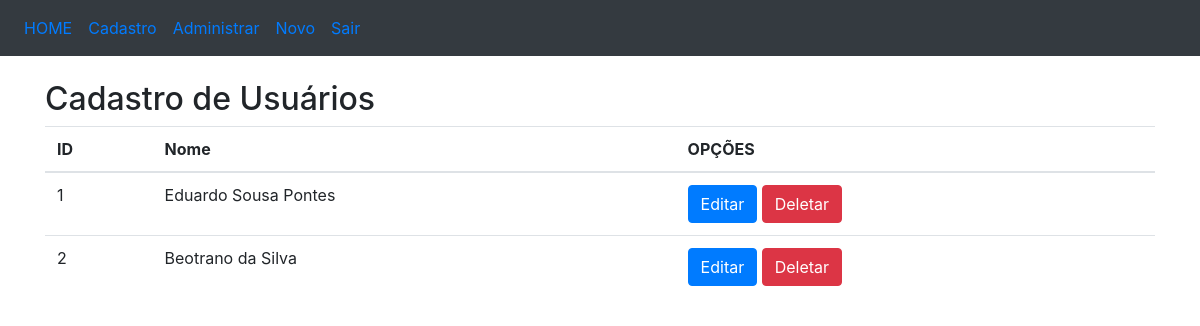
/usuarios/, run on an earlier commit of the app's database.
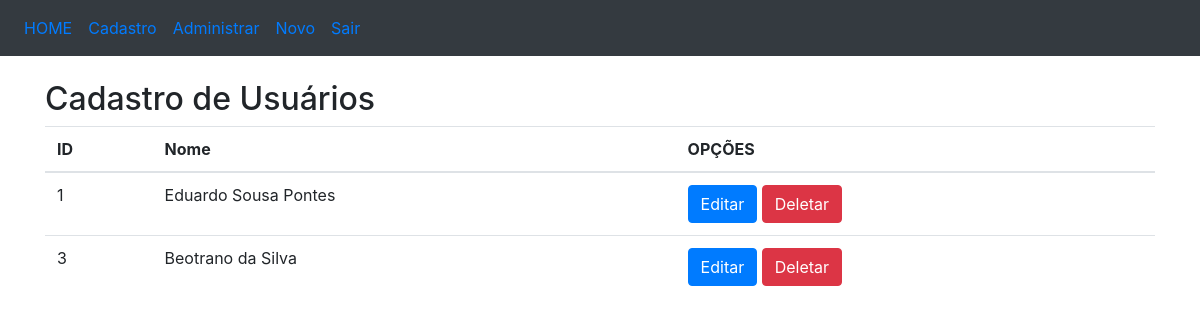
And on a later commit of the database.
### usuarios/models.py (models this page shows, shortened)
class Usuario(models.Model):
    code = models.CharField(max_length = 15)
    active = models.IntegerField()
    name = models.CharField(max_length = 100)
    email = models.CharField(max_length = 100)
    user = models.CharField(max_length = 50)
    password = models.CharField(max_length = 10)

### usuarios/views.py (the view)
# urls.py: path('usuarios/', include('usuarios.urls')),
def usuarios(request):
	titulo = 'Cadastro de Usuários'
	usuarios = Usuario.objects.all()
	global ok
	return render(request, 'usuarios.html', {'titulo' : titulo, 'usuarios' : usuarios, 'ok' : ok})

### usuarios/templates/usuarios.html (shortened to what this page needs)
<!DOCTYPE html>
<html>
<head>
	<link rel="stylesheet" href="https://maxcdn.bootstrapcdn.com/bootstrap/4.3.1/css/bootstrap.min.css">
</head>
<body>
	<nav class="navbar navbar-expand-sm bg-dark">
		<ul class="navbar-nav">
			<li class="nav-item">
				<a class="nav-link" href="/home">HOME</a>
			</li>
			<li class="nav-item">
				<a class="nav-link" href="/usuarios">Cadastro</a>
			</li>
			<li class="nav-item">
				<a class="nav-link" href="/admin">Administrar</a>
			</li>
			<li class="nav-item">
				<a class="nav-link" href="/usuarios/novo">Novo</a>
			</li>
			<li class="nav-item">
				<a class="nav-link" href="/usuarios/login">Sair</a>
			</li>
		</ul>
	</nav>
	<br>
	<div class="container">
		<h2>{{titulo}}</h2>
		<div style="overflow: scroll; height: 410px; width: 100%;" align="center">
			<table class=table>
				<thead>
					<tr>
						<th>ID</th>
						<th>Nome</th>
						<th>OPÇÕES</th>
					</tr>
				</thead>
				<tbody>
					{% for usuario in usuarios %}
					<tr>
						<td nowrap="true">{{usuario.id}}</td>
						<td nowrap="true">{{usuario.name}}</td>
						<td nowrap="true">
							<a href="/usuarios/edicao/{{usuario.id}}" class="btn btn-primary" role="button">Editar</a>
							<a href="/usuarios/delecao/{{usuario.id}}" class="btn btn-danger" role="button">Deletar</a>
						</td>
					</tr>
					{% endfor %}
				</tbody>
			</table>
		</div>
	</div>
</body>
</html>

What changed in the data, as far as the page shows it:
removed Usuario: id "2", name "Beotrano da Silva"
added Usuario: id "3", name "Beotrano da Silva"
